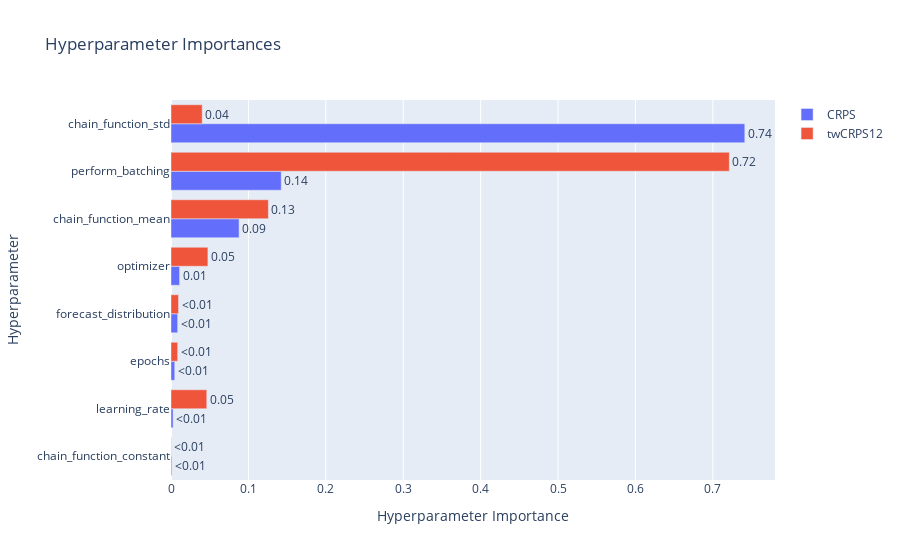

Source (notebook cell):
### Code cell
#give hyperparameter importances

optuna.visualization.plot_param_importances(study2).show()

### Figure 1 — Plotly figure (JSON) as saved in the notebook; plotly's stock layout.template omitted (floating-point values rounded to 4 significant figures)
{"data": [{"cliponaxis": false, "hovertemplate": ["chain_function_constant (FloatDistribution): 0.0010300470969733275<extra></extra>", "learning_rate (FloatDistribution): 0.0027444730403743877<extra></extra>", "epochs (IntDistribution): 0.004831841981579414<extra></extra>", "forecast_distribution (CategoricalDistribution): 0.008619786374186485<extra></extra>", "optimizer (CategoricalDistribution): 0.011094936995940568<extra></extra>", "chain_function_mean (FloatDistribution): 0.08796903690250776<extra></extra>", "perform_batching (CategoricalDistribution): 0.14243462604836502<extra></extra>", "chain_function_std (FloatDistribution): 0.7412752515600731<extra></extra>"], "name": "CRPS", "orientation": "h", "text": ["<0.01", "<0.01", "<0.01", "<0.01", "0.01", "0.09", "0.14", "0.74"], "textposition": "outside", "type": "bar", "x": [0.00103, 0.002744, 0.004832, 0.00862, 0.01109, 0.08797, 0.1424, 0.7413], "y": ["chain_function_constant", "learning_rate", "epochs", "forecast_distribution", "optimizer", "chain_function_mean", "perform_batching", "chain_function_std"]}, {"cliponaxis": false, "hovertemplate": ["chain_function_constant (FloatDistribution): 0.00032656977485408543<extra></extra>", "epochs (IntDistribution): 0.008625174758873089<extra></extra>", "forecast_distribution (CategoricalDistribution): 0.009736885133579449<extra></extra>", "chain_function_std (FloatDistribution): 0.0403307294844133<extra></extra>", "learning_rate (FloatDistribution): 0.04623859157473593<extra></extra>", "optimizer (CategoricalDistribution): 0.04766102946349543<extra></extra>", "chain_function_mean (FloatDistribution): 0.12581890568242926<extra></extra>", "perform_batching (CategoricalDistribution): 0.7212621141276194<extra></extra>"], "name": "twCRPS12", "orientation": "h", "text": ["<0.01", "<0.01", "<0.01", "0.04", "0.05", "0.05", "0.13", "0.72"], "textposition": "outside", "type": "bar", "x": [0.0003266, 0.008625, 0.009737, 0.04033, 0.04624, 0.04766, 0.1258, 0.7213], "y": ["chain_function_constant", "epochs", "forecast_distribution", "chain_function_std", "learning_rate", "optimizer", "chain_function_mean", "perform_batching"]}], "layout": {"title": {"text": "Hyperparameter Importances"}, "xaxis": {"title": {"text": "Hyperparameter Importance"}}, "yaxis": {"title": {"text": "Hyperparameter"}}}}
